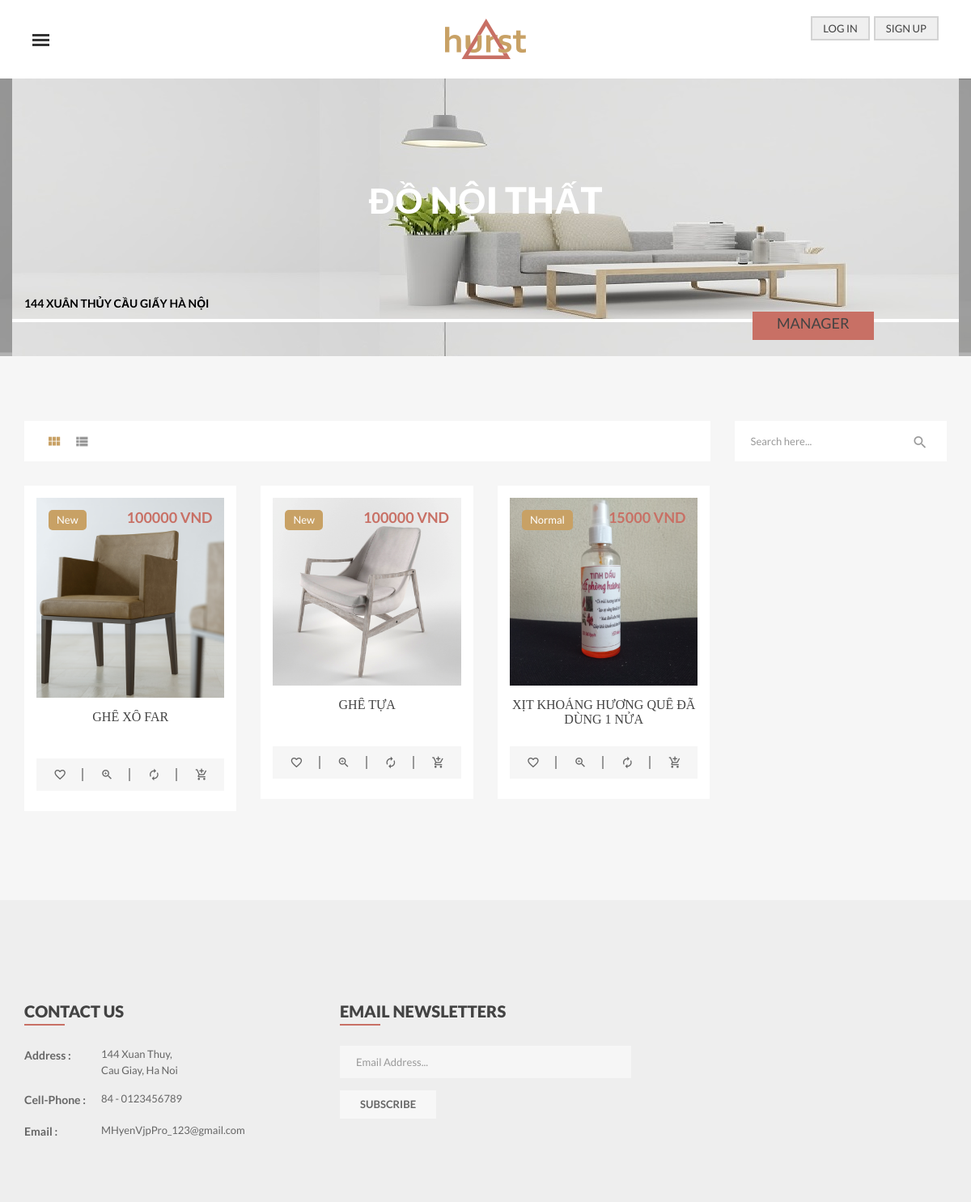
/shop/1, run on the app's committed database.
### website/models.py (models this page shows)
class Shop(db.Model, UserMixin):
    id = db.Column(db.Integer, primary_key=True)
    name = db.Column(db.String(100))
    id_user = db.Column(db.Integer)
    address = db.Column(db.String(200))
    img = db.Column(db.String(150))

class Furniture(db.Model, UserMixin):
    id = db.Column(db.Integer, primary_key=True)
    name = db.Column(db.String(100))
    id_shop = db.Column(db.Integer)
    img = db.Column(db.String(150))
    price = db.Column(db.Integer)
    describe = db.Column(db.String(5000))
    status = db.Column(db.String(50))

### website/views.py (the view)
@views.route('/shop/<int:id_shop>', methods=['POST', 'GET'])
def shop(id_shop):
    shop = Shop.query.get_or_404(id_shop)
    list_furniture = Furniture.query.all()
    manager = User().query.get_or_404(shop.id_user)
    list_fic = FurInCart().query.all()
    total=0
    count=0
    for i in list_fic:
        if i.id_cart == current_user.id:
            total+=i.price*i.quantity
            count+=1
    return render_template("shop.html", user=current_user,
                                        shop=shop,
                                        list_fur=list_furniture,
                                        manager=manager,
                                        total=total,
                                        count=count)

### website/templates/shop.html (shortened to what this page needs)
{% extends "base.html" %}
{% block content %}
    <div class="heading-banner-area overlay-bg">
        <div class="container">
            <div class="row">
                <div class="col-md-12" style="background-image: url(/static/uploads/{{shop.img}});">
                    <div class="heading-banner">
                        <div class="heading-banner-title">
                            <h2>{{shop.name}}</h2>
                        </div>
                        <div class="breadcumbs pb-15">
                            <ul>
                                <li><a style="color: black;">{{shop.address}}</a></li>
                            </ul>
                            <a href="/view_user/{{shop.id_user}}" class="button-one submit-button" data-text="{{manager.full_name}}" style="margin-left: 900px;">
                                <h4 style="margin-top: 5px;"> Manager </h4>
                            </a>
                        </div>
                    </div>
                </div>
            </div>
        </div>
    </div>
    <div class="product-area pt-80 pb-80 product-style-2">
        <div class="container">
            <div class="row">
                <div class="col-md-9">
                    <div class="shop-content">
                        <div class="product-option mb-30 mt-tab-30 mt-xs-30 clearfix">
                            <ul class="shop-tab">
                                <li class="active"><a href="#grid-view" data-toggle="tab"><i class="zmdi zmdi-view-module"></i></a></li>
                                <li><a href="#list-view"  data-toggle="tab"><i class="zmdi zmdi-view-list"></i></a></li>
                            </ul>
                        </div>
                        <div class="tab-content">
                            <div class="tab-pane active" id="grid-view">
                                <div class="row">
                                    {% for fur in list_fur %}
                                    {% if fur.id_shop == shop.id %}
                                    <div class="col-lg-4 col-md-4 col-sm-6 col-xs-12">
                                        <div class="single-product">
                                            <div class="product-img">
                                                <span class="pro-label new-label">{{fur.status}}</span>
                                                <span class="pro-price-2">{{fur.price}} VND</span>
                                                <a href="/detail_furniture/{{fur.id}}"><img src="/static/uploads/{{fur.img}}" alt="" /></a>
                                            </div>
                                            <div class="product-info clearfix text-center">
                                                <div class="fix">
                                                    <h4 class="post-title"><a href="/detail_furniture/{{fur.id}}">{{fur.name}}</a></h4>
                                                </div>
                                                {% if user.type_user == 0 %}
                                                <div class="clearfix">
                                                    <div class="product-action clearfix">
                                                        <a href="/edit_furniture/{{fur.id}}" data-toggle="tooltip" data-placement="top" >Edit</a>
                                                        <a href="/delete_fur/{{fur.id}}" data-toggle="modal" data-placement="top" style="margin-left: 80px;">Delete</a>
                                                    </div>
                                                </div>
                                                {% else %}
                                                <div class="product-action clearfix">
                                                    <a href="#" data-toggle="tooltip" data-placement="top" title="Wishlist"><i class="zmdi zmdi-favorite-outline"></i></a>
                                                    <a href="#" data-toggle="modal"  data-target="#productModal" title="Quick View"><i class="zmdi zmdi-zoom-in"></i></a>
                                                    <a href="#" data-toggle="tooltip" data-placement="top" title="Compare"><i class="zmdi zmdi-refresh"></i></a>
                                                    <a href="/add_to_cart/{{fur.id}}" data-toggle="tooltip" data-placement="top" title="Add To Cart"><i class="zmdi zmdi-shopping-cart-plus"></i></a>
                                                </div>
                                                {% endif %}
                                            </div>
                                        </div>
                                    </div>
                                    {% endif %}
                                    {% endfor %}
                                </div>
                            </div>
                        </div>
                    </div>
                </div>
                <div class="col-md-3">
                    <aside class="widget widget-search mb-30">
                        <form action="#">
                            <input type="text" placeholder="Search here..." />
                            <button type="submit">
                                <i class="zmdi zmdi-search"></i>
                            </button>
                        </form>
                    </aside>
                </div>
            </div>
        </div>
    </div>
{% endblock content %}

### website/templates/base.html (shortened to what this page needs)
<!doctype html>
<html class="no-js" lang="en">
	<head>
		<link rel="stylesheet" href="/static/css/bootstrap.min.css">
		<link rel="stylesheet" href="/static/css/animate.css">
		<link rel="stylesheet" href="/static/css/jquery-ui.min.css">
		<link rel="stylesheet" href="/static/css/meanmenu.min.css">
		<link rel="stylesheet" href="/static/lib/css/nivo-slider.css">
		<link rel="stylesheet" href="/static/lib/css/preview.css">
		<link rel="stylesheet" href="/static/css/slick.css">
		<link rel="stylesheet" href="/static/css/lightbox.min.css">
		<link rel="stylesheet" href="/static/css/material-design-iconic-font.css">
		<link rel="stylesheet" href="/static/css/default.css?ver=2">
		<link rel="stylesheet" href="/static/css/style.css?ver=2">
        <link rel="stylesheet" href="/static/css/shortcode.css">
		<link rel="stylesheet" href="/static/css/responsive.css">
		<link rel="stylesheet" href="/static/css/3d.css">
	</head>
	<body>
	<div class="wrapper bg-dark-white">
		{% include "header.html" %}
    	{% block content %}
		{% endblock content %}
		{% include "footer.html" %}
	</div>
	</body>
	</body>
</html>

### website/templates/header.html (shortened to what this page needs)
<header id="sticky-menu" class="header header-2">
    <div class="header-area">
        <div class="container-fluid">
            <div class="row">
                <div class="col-sm-4 col-sm-offset-4 col-xs-7">
                    <div class="logo text-center">
                        <a href="/"><img src="/static/img/logo/logo.png" alt="" /></a>
                    </div>
                </div>
                <div class="col-sm-4 col-xs-5">
                    <div class="mini-cart text-right" style="margin-top: 20px;">
                        <ul>
                            {% if user.is_authenticated %}
                            <li style="margin-right: 20px;">
                                <div class="cart-icon">
                                <i class="zmdi zmdi-account">   </i>
                                <a href="#" style="font-size: 20px;">{{ user.full_name }}</a>
                                <div class="mini-cart-brief text-left">
                                    <div class="cart-bottom  clearfix">
                                        <a href="/view_user/{{user.id}}" class="button-one floatleft text-uppercase" data-text="View Account">My account</a>
                                        <a href="/logout" class="button-one floatright text-uppercase" data-text="Log out">Log out</a>
                                    </div>
                                </div>
                                </div>
                            </li>
                            <li>
                                <a class="cart-icon" href="#">
                                    <i class="zmdi zmdi-shopping-cart"></i>
                                    <span>xx</span>
                                </a>
                                <div class="mini-cart-brief text-left">
                                    <div class="cart-items">
                                        <p class="mb-0">You have <span>{{count}} items</span> in your shopping bag</p>
                                    </div>
                                    <div class="all-cart-product clearfix">
                                        <!-- {% for fu in list_ficOfUser %}
                                        <div class="single-cart clearfix">
                                            <div class="cart-photo">
                                                <a href="#"><img src="/static/uploads/{{fu.img}}" alt="" /></a>
                                            </div>
                                            <div class="cart-info">
                                                <h5><a href="#">{{fu.name}}</a></h5>
                                                <p class="mb-0">Price : {{fu.price}} VND</p>
                                                <p class="mb-0">Quantity : {{fu.quantity}} </p>
                                            </div>
                                        </div>
                                        {% endfor %} -->
                                    </div>
                                    <div class="cart-totals">
                                        <h5 class="mb-0">Total <span class="floatright">{{total}} VND</span></h5>
                                    </div>
                                    <div class="cart-bottom  clearfix">
                                        <a href="/view_cart" class="button-one floatleft text-uppercase" data-text="View cart">View cart</a>
                                        <a href="/check_out" class="button-one floatright text-uppercase" data-text="Check out">Check out</a>
                                    </div>
                                </div>
                            </li>
                            {% else %}
                            <li>
                                <a href="/login" class="button-one floatleft text-uppercase" data-text="Log in">Log in</a>
                            </li>
                            <li>
                                <a href="/sign_up" class="button-one floatleft text-uppercase" data-text="Sign up">Sign up</a>
                            </li>
                            {% endif %}
                        </ul>
                    </div>
                </div>
            </div>
        </div>
    </div>
    <div class="menu-toggle menu-toggle-2 hamburger hamburger--emphatic hidden-xs">
        <div class="hamburger-box">
            <div class="hamburger-inner"></div>
        </div>
    </div>
</header>

### website/templates/footer.html
<footer>
    <div class="footer-area footer-2">
        <div class="container">
            <div class="row">
                <div class="col-lg-4 col-md-4 col-sm-5 col-xs-12">
                    <div class="single-footer">
                        <h3 class="footer-title  title-border">Contact Us</h3>
                        <ul class="footer-contact">
                            <li><span>Address :</span>144 Xuan Thuy,<br>Cau Giay, Ha Noi</li>
                            <li><span>Cell-Phone :</span>84 - 0123456789</li>
                            <li><span>Email :</span>MHyenVjpPro_123@gmail.com</li>
                        </ul>
                    </div>
                </div>
                <div class="col-lg-4 col-md-4 col-sm-4 col-xs-12">
                    <div class="single-footer">
                        <h3 class="footer-title  title-border">Email Newsletters</h3>
                        <div class="footer-subscribe">
                            <form action="#">
                                <input type="text" name="email" placeholder="Email Address..." />
                                <button class="button-one submit-btn-4" type="submit" data-text="Subscribe">Subscribe</button>
                            </form>
                        </div>
                    </div>
                </div>
            </div>
        </div>
    </div>
</footer>

### data on the page
Shop: img (picture), name "ĐỒ NỘI THẤT", address "144 XUÂN THỦY CẦU GIẤY HÀ NỘI"
Furniture: status "New", price "100000", img (picture), name "GHẾ XÔ FAR"
Furniture: status "New", price "100000", img (picture), name "GHẾ TỰA"
Furniture: status "Normal", price "15000", img (picture), name "XỊT KHOÁNG HƯƠNG QUẾ ĐÃ DÙNG 1 NỬA"
